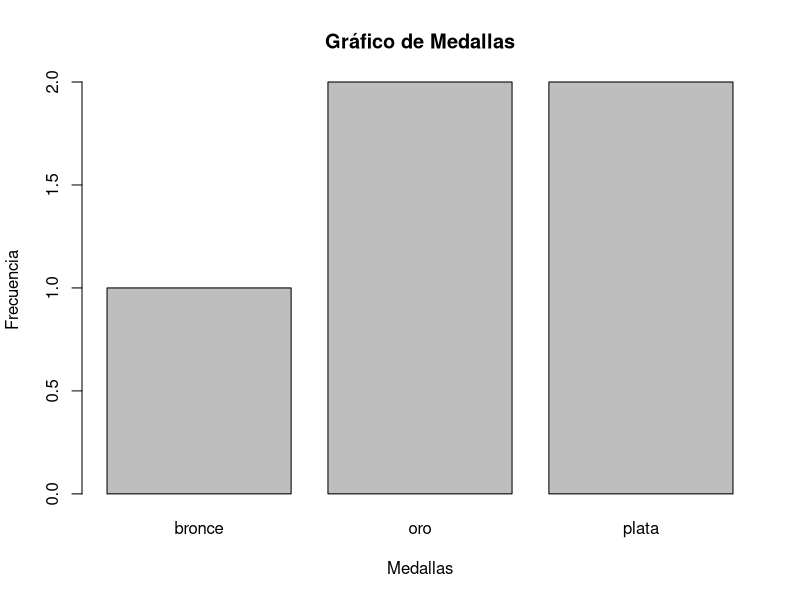
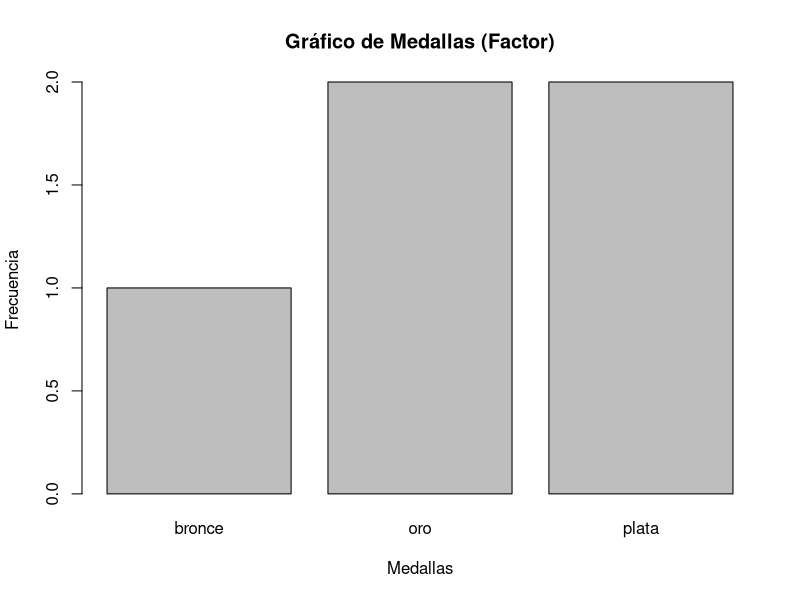

Source code (R) for these figures, in order:
# Asigna el valor 1 a la variable 'var1'
var1 <- 1

# Imprime el valor de 'var1'
cat("Valor de var1:", var1, "\n")

# Crea un vector 'vector1' con valores 1, 2 y 3
vector1 <- c(1, 2, 3)

# Imprime el vector 'vector1'
cat("Vector vector1:", vector1, "\n")

# Crea un vector 'medallas' con valores "oro", "oro", "plata", "plata", "bronce"
medallas <- c("oro", "oro", "plata", "plata", "bronce")

# Imprime el vector 'medallas'
cat("Vector medallas:", medallas, "\n")

# Crea un gráfico de barras de la frecuencia de los factores en 'medallas'
barplot(table(medallas), main="Gráfico de Medallas", xlab="Medallas", ylab="Frecuencia")

# Convierte el vector 'medallas' en un factor
medallas_factor <- factor(medallas)

# Imprime el factor 'medallas_factor'
cat("Factor medallas_factor:", levels(medallas_factor), "\n")

# Crea un gráfico de barras de la frecuencia de los factores en 'medallas_factor'
barplot(table(medallas_factor), main="Gráfico de Medallas (Factor)", xlab="Medallas", ylab="Frecuencia")

# Crea una matriz 'matriz' a partir de 'vector1' y 'vector2'
vector2 <- c(4, 5, 6)
matriz <- matrix(c(vector1, vector2), nrow=3, ncol=2)

# Imprime la matriz 'matriz'
cat("Matriz matriz:\n")
print(matriz)

# Crea un vector 'vector3' con valores "oro", "plata", "bronce"
vector3 <- c("oro", "plata", "bronce")

# Imprime el vector 'vector3'
cat("Vector vector3:", vector3, "\n")

# Crea un vector lógico 'vector4' con valores TRUE, FALSE, TRUE
vector4 <- c(TRUE, FALSE, TRUE)

# Imprime el vector lógico 'vector4'
cat("Vector lógico vector4:", vector4, "\n")

# Crea un data frame 'df' a partir de varios vectores
df <- data.frame(var1, vector1, vector3, vector4)

# Imprime el data frame 'df'
cat("Data frame df:\n")
print(df)

# Crea una lista 'lista' que contiene varias variables y estructuras de datos
lista <- list(var1, vector1, medallas, matriz, df)

# Imprime la lista 'lista'
cat("Lista lista:\n")
print(lista)
